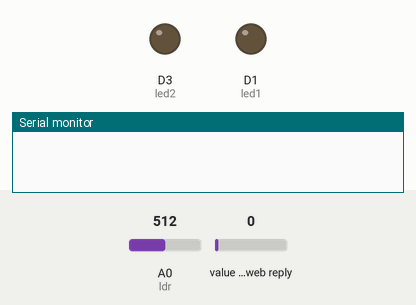
Simulated run of this sketch. Board: ESP8266 (NodeMCU). Shown: output pins drawn as LEDs (lit = HIGH), the last lines printed to the serial monitor. Inputs (shaded band) come from the test bench; at power-on: A0 (ldr) = 512, value in the web reply 0. WiFi joins after 1.5 s; servers stay silent unless stated; web services answer with replies made up by the test bench.

Above: at 0.1 s.
At 0.7 s:
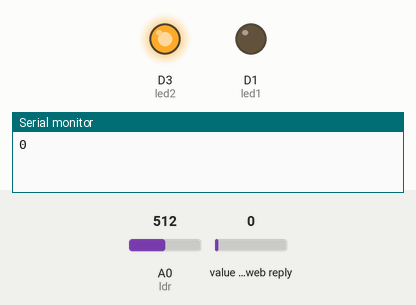
Timing chart, 0 to 2.2 s (numbered marks = the images above):
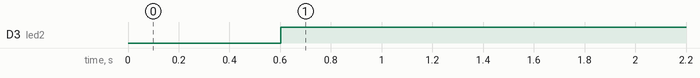

Measured:
- by itself, D3 (led2): LOW → HIGH at 0.60 s

The sketch:

2_led_and_ldr.ino
```cpp
#include <ESP8266WiFi.h>;
#include <WiFiClient.h>;
#include <ThingSpeak.h>;
const char* ssid = "Codermaker"; //Your Network SSID
const char* password = "babi1pal"; //Your Network Password
WiFiClient client;
unsigned long myChannelNumber = 1397491;
const char * myWriteAPIKey = "MDG3OGR1VX53M1PL";
const char * myReadAPIKey = "6Z2VMQTYP5TUKY1N";
int led_1;
int led1 = D1;
int led2 = D3;
int ldr = A0;
int val =0;
int statusCode;
void setup() {
  Serial.begin(115200);
  //delay(10);
  pinMode(led1,OUTPUT);
  pinMode(led2,OUTPUT);
WiFi.begin(ssid, password);
  ThingSpeak.begin(client);
}
void loop() {

  val = analogRead(ldr);
  //Serial.println(val);

if(val<200)
{
digitalWrite(led1,HIGH);
}
else
{
digitalWrite(led1, LOW);
}
    ThingSpeak.writeField(myChannelNumber, 1,val, myWriteAPIKey);


  led_1 = ThingSpeak.readIntField(myChannelNumber, 1, myReadAPIKey);
Serial.println(led_1);
if(led_1<200)
{
digitalWrite(led2,HIGH);
}
else
{
digitalWrite(led2,LOW);
}
  delay(15000);
}
```
